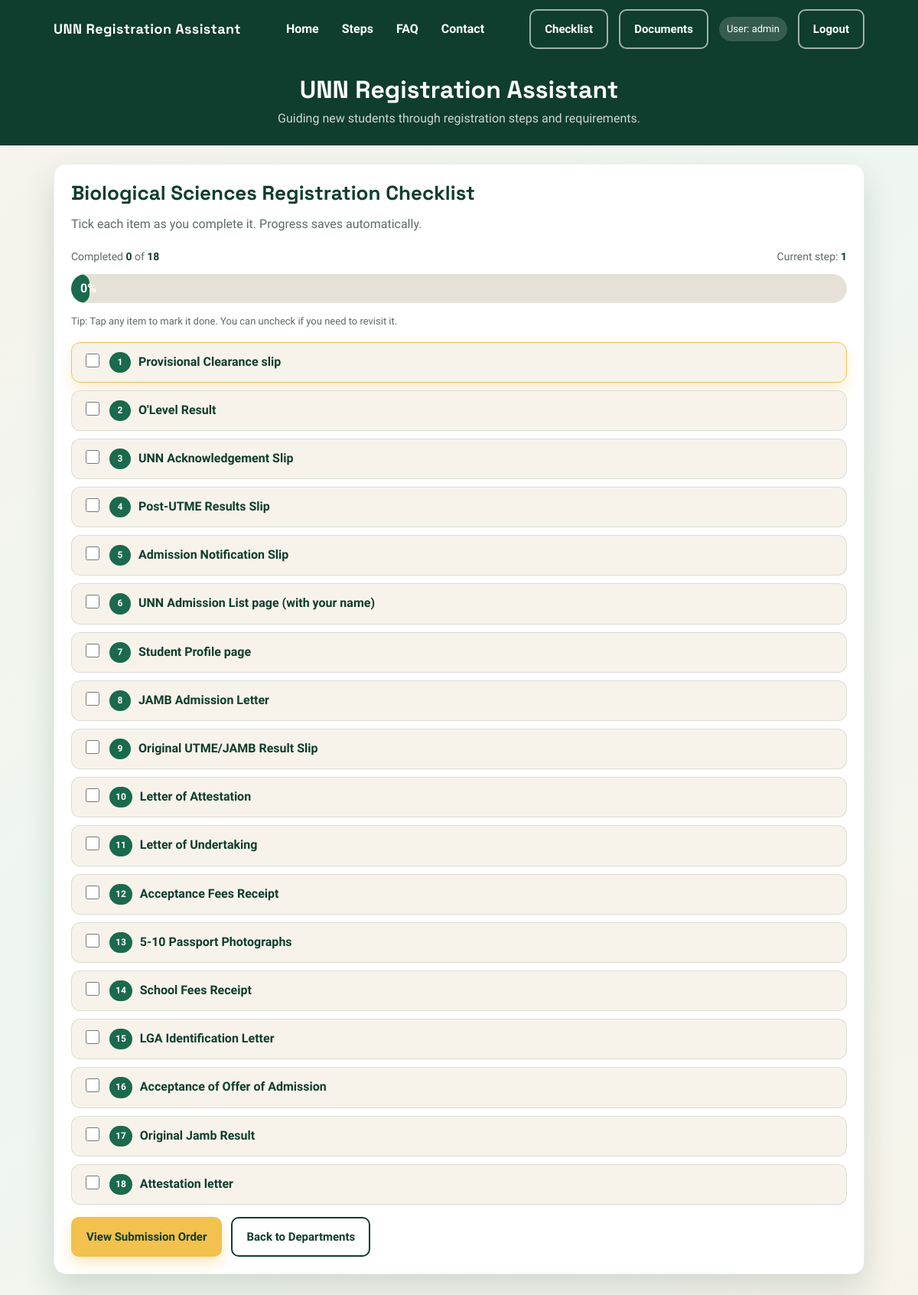
The page /checklist?department=Biological Sciences (signed in) on the database its author committed.
### tables this page shows
CREATE TABLE "departments" (
        id INTEGER PRIMARY KEY AUTOINCREMENT,
        name TEXT UNIQUE NOT NULL COLLATE NOCASE
    );

CREATE TABLE "checklist_items" (
        id INTEGER PRIMARY KEY AUTOINCREMENT,
        department_id INTEGER NOT NULL,
        item TEXT NOT NULL,
        UNIQUE (department_id, item),
        FOREIGN KEY (department_id) REFERENCES "departments"(id) ON DELETE CASCADE
    );

### app.py (the view)
@app.route("/checklist")
def checklist():
    if "user" not in session:
        return redirect("/login")
    department = request.args.get("department")
    if not department:
        return "Invalid department", 400
    department = department.strip()  # remove extra spaces
    raw_items = get_checklist_items(department)
    if not raw_items:
        return "No checklist items found for this department", 404
    items = [item["item"] for item in raw_items]
    progress = load_progress(session["user"], department)
    return render_template(
        "checklist.html",
        department=department,
        items=items,
        progress=progress
    )

### database.py (called while the page is built, shortened)
def get_db_connection():
    conn = sqlite3.connect(DB_NAME)
    conn.row_factory = sqlite3.Row
    conn.execute("PRAGMA foreign_keys = ON")
    return conn

def _normalize_text(value):
    if value is None:
        return None
    value = value.strip()
    return value if value else None

def _get_department_id(conn, name, create=False):
    name = _normalize_text(name)
    if not name:
        return None
    row = conn.execute(
        "SELECT id FROM departments WHERE name = ?",
        (name,)
    ).fetchone()
    if row:
        return row["id"]

def _get_user_id(conn, username):
    username = _normalize_text(username)
    if not username:
        return None
    row = conn.execute(
        "SELECT id FROM users WHERE username = ?",
        (username,)
    ).fetchone()
    return row["id"] if row else None

def get_checklist_items(department):
    department = _normalize_text(department)
    if not department:
        return []
    with get_db_connection() as conn:
        department_id = _get_department_id(conn, department)
        if not department_id:
            return []
        rows = conn.execute(
            "SELECT id, item FROM checklist_items WHERE department_id = ? ORDER BY id",
            (department_id,)
        ).fetchall()
    return [dict(row) for row in rows]

def load_progress(username, department):
    with get_db_connection() as conn:
        user_id = _get_user_id(conn, username)
        department_id = _get_department_id(conn, department)
        if not user_id or not department_id:
            return {}
    return {row["item"]: row["checked"] for row in rows}

### templates/checklist.html
{% extends "base.html" %}
{% block content %}
<div class="card" data-checklist data-department="{{ department }}" data-progress='{{ progress|tojson }}'>
    <h2>{{ department }} Registration Checklist</h2>
    <p class="section-lead">Tick each item as you complete it. Progress saves automatically.</p>
    <div class="progress-meta" aria-live="polite">
        <span>Completed <strong data-progress-count>0</strong> of <strong data-progress-total>0</strong></span>
        <span>Current step: <strong data-current-step>1</strong></span>
    </div>
    <div class="progress-track">
        <div id="progressBar" class="progress-fill" role="progressbar" aria-valuemin="0" aria-valuemax="100">0%</div>
    </div>
    <p class="helper-text">Tip: Tap any item to mark it done. You can uncheck if you need to revisit it.</p>
    <ul class="checklist-list">
        {% for item in items %}
        <li class="checklist-item">
            <label>
                <input type="checkbox"
                       class="check-item"
                       data-item="{{ item }}"
                       title="Mark this item as done. Progress saves automatically."
                       aria-label="Mark {{ item }} complete"
                       {% if progress and progress.get(item) %}checked{% endif %}>
                <span class="step-badge">{{ loop.index }}</span>
                <span class="checklist-text">{{ item }}</span>
            </label>
        </li>
        {% endfor %}
    </ul>
    <div class="hero-cta">
        <a class="btn btn-primary" href="/submission-order?department={{ department }}">View Submission Order</a>
        <a class="btn btn-outline" href="/select-department">Back to Departments</a>
    </div>
</div>
{% endblock %}

### static/css/style.css (style rules this page uses)
:root { --green-900: #0f3d2e; --green-800: #14543f; --green-700: #1a6a4d; --green-600: #1f7a55; --green-500: #2b8a62; --gold-400: #f2c14e; --cream-100: #f7f3ea; --cream-200: #efe9dc; --ink-900: #1c2a23; --muted-600: #5d6b63; --card: #ffffff; --shadow: 0 18px 40px rgba(15, 61, 46, 0.15); --font-display: 'Space Grotesk', sans-serif; --font-body: 'Source Sans 3', sans-serif; }
* { box-sizing: border-box; }
body { font-family: var(--font-body); margin: 0; background: linear-gradient(135deg, var(--cream-100) 0%, #eef6f0 45%, var(--cream-100) 100%); color: var(--ink-900); line-height: 1.6; }
html { scroll-behavior: smooth; }
a { color: inherit; }
h1, h2, h3, h4 { font-family: var(--font-display); color: var(--green-900); margin: 0 0 12px 0; line-height: 1.2; }
h2 { font-size: 26px; }
p { margin: 0 0 12px 0; color: var(--muted-600); }
.btn, button { display: inline-flex; align-items: center; justify-content: center; gap: 8px; padding: 12px 18px; border-radius: 10px; border: 2px solid transparent; font-weight: 700; text-decoration: none; transition: transform 0.15s ease, box-shadow 0.15s ease, background 0.15s ease; font-size: 15px; cursor: pointer; }
.btn-primary { background: var(--gold-400); color: var(--green-900); box-shadow: 0 8px 18px rgba(242, 193, 78, 0.35); }
.btn-outline { border-color: var(--green-900); color: var(--green-900); background: white; }
.card { background: var(--card); border-radius: 16px; box-shadow: var(--shadow); padding: 22px; margin-bottom: 20px; border: 1px solid rgba(15, 61, 46, 0.08); }
.card h2, .card h3, .card h4 { margin-top: 0; }
.hero-cta { display: flex; gap: 12px; flex-wrap: wrap; }
.section-lead { margin: 0 0 18px 0; color: var(--muted-600); font-size: 16px; }
input[type="checkbox"] { width: 18px; height: 18px; accent-color: var(--green-700); margin-top: 2px; }
.helper-text { font-size: 13px; color: var(--muted-600); }
.progress-track { background: #e6e1d7; width: 100%; border-radius: 999px; overflow: hidden; margin-bottom: 14px; }
.progress-fill { background: var(--green-700); width: 0%; color: white; padding: 6px 12px; border-radius: 999px; font-weight: 700; transition: width 0.2s ease; }
.progress-meta { display: flex; justify-content: space-between; gap: 12px; flex-wrap: wrap; font-size: 14px; color: var(--muted-600); margin-bottom: 12px; }
.progress-meta strong { color: var(--green-900); }
.checklist-list { list-style: none; padding: 0; margin: 16px 0; display: grid; gap: 10px; }
.checklist-item { background: var(--cream-100); border: 1px solid rgba(15, 61, 46, 0.12); border-radius: 12px; padding: 12px 14px; }
.checklist-item label { display: flex; gap: 10px; align-items: flex-start; font-weight: 600; color: var(--green-900); }
.checklist-item.is-current { border-color: var(--gold-400); box-shadow: 0 10px 18px rgba(242, 193, 78, 0.25); }
.step-badge { background: var(--green-700); color: white; border-radius: 999px; font-size: 12px; font-weight: 700; padding: 4px 8px; min-width: 28px; text-align: center; }
.checklist-text { flex: 1; }

### rows shown on the page
departments: name "Biological Sciences"
checklist_items: item "Provisional Clearance slip"
checklist_items: item "O'Level Result"
checklist_items: item "UNN Acknowledgement Slip"
checklist_items: item "Post-UTME Results Slip"
checklist_items: item "Admission Notification Slip"
checklist_items: item "UNN Admission List page (with your name)"
checklist_items: item "Student Profile page"
checklist_items: item "JAMB Admission Letter"
checklist_items: item "Original UTME/JAMB Result Slip"
checklist_items: item "Letter of Attestation"
checklist_items: item "Letter of Undertaking"
checklist_items: item "Acceptance Fees Receipt"
checklist_items: item "5-10 Passport Photographs"
checklist_items: item "School Fees Receipt"
checklist_items: item "LGA Identification Letter"
checklist_items: item "Acceptance of Offer of Admission"
checklist_items: item "Original Jamb Result"
checklist_items: item "Attestation letter"

### other values the page prints
{{ session.get('user') }} "admin"
